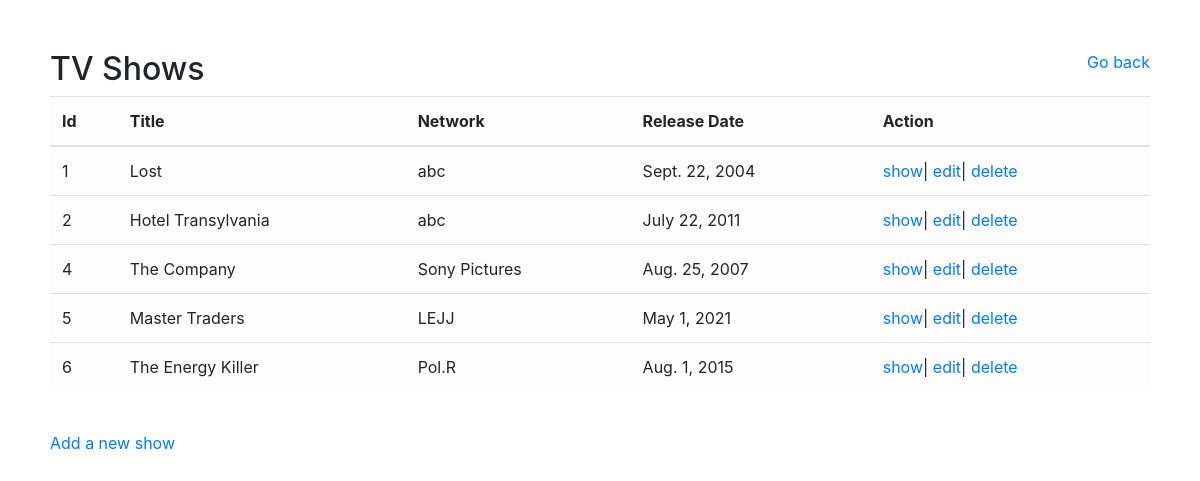
Before: / with the older database file.
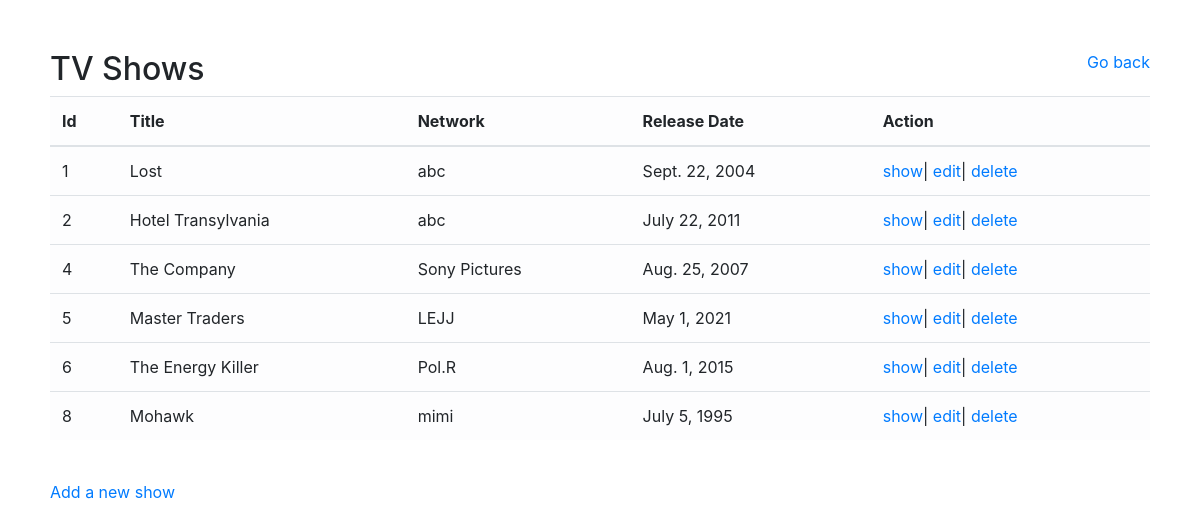
After: the same page with the newer database file.
### TV_shows_app/models.py (models this page shows)
class Show(models.Model):
    title= models.CharField(max_length=255)
    network= models.CharField(max_length=255)
    release_date= models.DateField(auto_now_add=False, auto_now=False, null=True)
    description= models.TextField()
    created_at= models.DateTimeField(auto_now_add=True)
    updated_at= models.DateTimeField(auto_now=True)

### TV_shows_app/views.py (the view)
# urls.py: path('', views.index),
def index(request):
    context = {
        'shows': Show.objects.all()
    }
    return render(request, 'index.html', context)

### TV_shows_app/templates/index.html (shortened to what this page needs)
<!DOCTYPE html>
<html lang="en">
<head>
    <link rel="stylesheet" href="https://maxcdn.bootstrapcdn.com/bootstrap/4.0.0/css/bootstrap.min.css">
    {% load static %}
    <link rel="stylesheet" href="{% static 'styles.css' %}">
</head>
<body>
    <div class="container-md">
        <div class="leader">
            <h2>TV Shows</h2>
            <a href="/back">Go back</a>
        </div>
        <table class="table table-light">
            <thead>
                <tr>
                    <th>Id</th>
                    <th>Title</th>
                    <th>Network</th>
                    <th>Release Date</th>
                    <th>Action</th>
                </tr>
            </thead>
            <tbody>
            {% for show in shows %}
            <tr>
                <td>{{ show.id }}</td>
                <td>{{ show.title }}</td>
                <td>{{ show.network }}</td>
                <td>{{ show.release_date }}</td>
                <td><a href="/show/{{ show.id }}">show</a>| <a href="/edit/{{ show.id }}">edit</a>| <a href="/delete/{{ show.id }}">delete</a></td>
            </tr>
            {% endfor %}
            </tbody>
        </table>
        <br>
        <div class="par">
            <p><a href="/new">Add a new show</a></p>
        </div>
    </div>
</body>
</html>

Changed rows visible on the page:
added Show: id "8", title "Mohawk", network "mimi", release_date "July 5, 1995"
